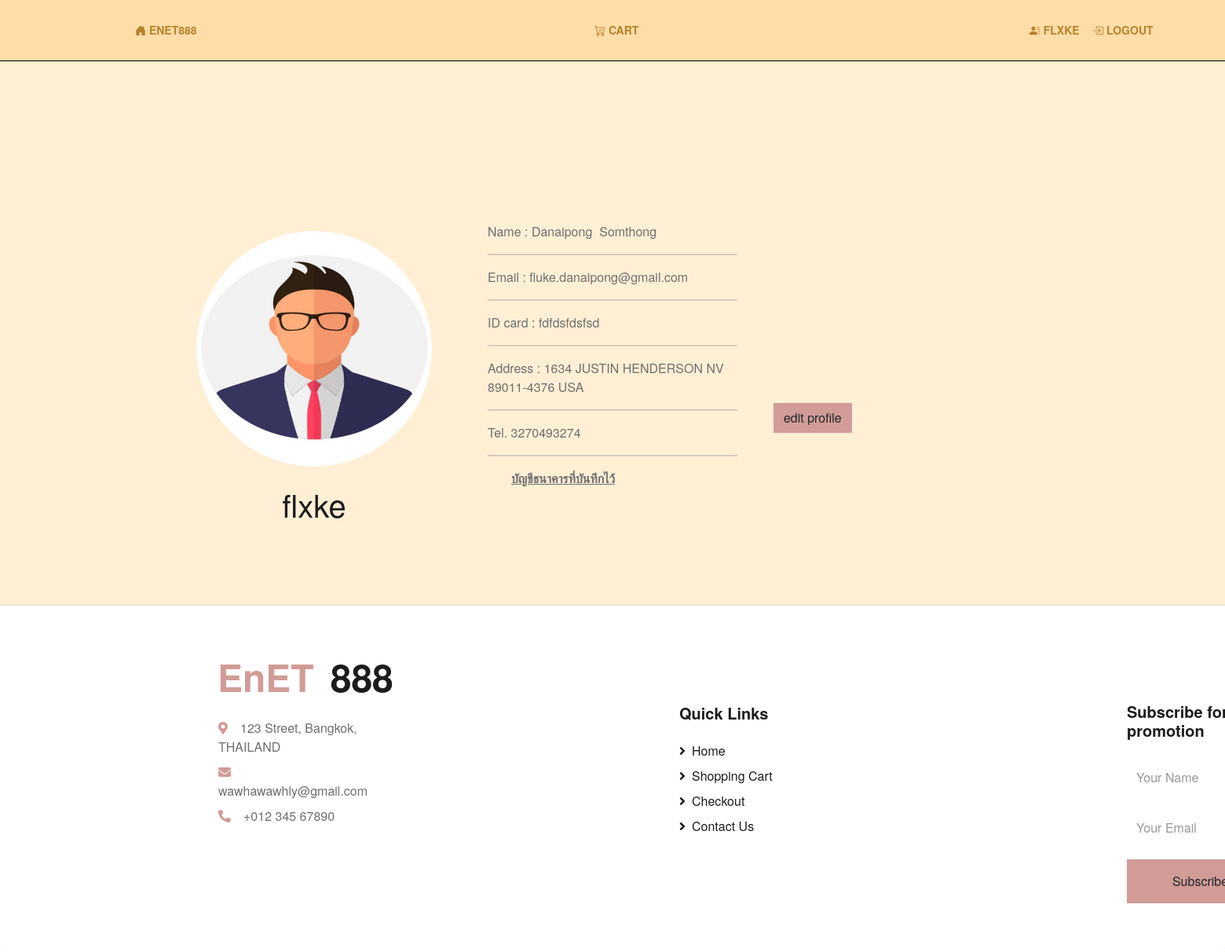
The page /profile.php (signed in) on the database its author committed.
### tables this page shows
CREATE TABLE `user` (
  `User_ID` int(11) NOT NULL,
  `username` varchar(50) NOT NULL,
  `password` varchar(50) NOT NULL,
  `name` varchar(100) NOT NULL,
  `surname` varchar(255) NOT NULL,
  `email` varchar(100) NOT NULL,
  `ID_card` varchar(50) NOT NULL,
  `address` text NOT NULL,
  `tel` varchar(50) NOT NULL,
  `Icon` varchar(255) NOT NULL,
  `role` varchar(255) NOT NULL
);

### profile.php (the view, shortened to what this page needs)
<!DOCTYPE html>
<html lang="en">
<head>
    <link rel="stylesheet" href="https://cdn.jsdelivr.net/npm/bootstrap-icons@1.6.1/font/bootstrap-icons.css">
    <link href="https://cdn.jsdelivr.net/npm/bootstrap@5.1.3/dist/css/bootstrap.min.css" rel="stylesheet">
    <link rel="stylesheet" href="css/profile.css">
    <link href="css/style.css" rel="stylesheet">
    <link href="https://cdnjs.cloudflare.com/ajax/libs/font-awesome/5.10.0/css/all.min.css" rel="stylesheet">
</head>
<body>
    <?php include 'nav.php'; ?>
    <div class="container rounded mt-5 mb-5">
        <div class="row align-items-center">
            <div class="col-sm-4 ">
                <br><br><br>
                    <div class="d-flex flex-column align-items-center text-center p-3 py-5">
                    <?php
                        $conn = new PDO("mysql:host=localhost; dbname=enet888; charset=utf8","root","");
                        $sql = "SELECT * FROM user WHERE username='$_SESSION[username]'";
                        $result=$conn->query($sql);
                        $row = $result->fetch();
                    ?>
                        <center>
                    <?php
                            if($row['Icon']==""){
                    ?>
                                <img class="rounded-circle mt-5" src="img/default-profile.jpg" width="300px" height="300px" alt="avatar">
                    <?php
                            }else{
                    ?>
                                <img class="rounded-circle mt-5" src="image/Icon/<?php echo $row['Icon']?>" width="300px" height="300px" alt="avatar">
                    <?php
                            }
                    ?>
                        </center>
                        <br>
                        <h1><?php echo $row["username"]; ?></h1>
                    </div>
            </div>
        <div class="col-sm-4">
            <br><br><br>
        <div class="d-flex flex-column align-items-center text-center p-3 py-5">
         <div style="text-align: left;">
           <p>Name : <?php echo $row["name"]; ?>&nbsp;&nbsp;<?php echo $row["surname"]; ?></p><hr>
           <p>Email : <?php echo $row["email"]; ?></p><hr>
           <p>ID card : <?php echo $row["ID_card"]; ?></p><hr>
           <p>Address : <?php echo $row["address"]; ?></p><hr>
           <p>Tel. <?php echo $row["tel"]; ?></p><hr>
        <div class="col-md-12">
            <p class="container"><b><u>บัญชีธนาคารที่บันทึกไว้</u></b> <br>
            </p>
        </div>
         </div>
         </div>
        </div>
        <div class="col-sm-4">
            <br><br><br><br><br><br><br><br><br>
            <a href="profile_edit.php" class="btn btn-primary profile-button text-align=right" >edit profile</a>
        </div>
        </div>
    </div>
     <div class="card-footer" style="background-color: #ffff ;">
        <div class="col-2" style="margin-top: 50px; margin-bottom: 100px; margin-left: 225px; margin-right: 200px;">
            <h1 class="mb-4 display-5 font-weight-semi-bold"><span class="text-primary font-weight-bold border border-white px-3 mr-1">EnET</span>888</h1>
            <p class="mb-2" style="padding-left: 18px;"><i class="fa fa-map-marker-alt text-primary mr-3"></i>123 Street, Bangkok, THAILAND</p>
            <p class="mb-2" style="padding-left: 18px;"><i class="fa fa-envelope text-primary mr-3"></i>wawhawawhly@gmail.com</p>
            <p class="mb-0" style="padding-left: 18px;"><i class="fa fa-phone-alt text-primary mr-3"></i>+012 345 67890</p>
        </div>
        <div class="col-2" style="margin-left: 830px; margin-top: -255px; margin-bottom: 50px;">
            <h5 class="font-weight-bold text-dark mb-4">Quick Links</h5>
                <div class="d-flex flex-column justify-content-start">
                    <a class="text-dark mb-2" href="index.php"><i class="fa fa-angle-right mr-2"></i>Home</a>
                    <a class="text-dark mb-2" href="cart.php"><i class="fa fa-angle-right mr-2"></i>Shopping Cart</a>
                    <a class="text-dark mb-2" href="***"><i class="fa fa-angle-right mr-2"></i>Checkout</a>
                    <a class="text-dark" href="***"><i class="fa fa-angle-right mr-2"></i>Contact Us</a>
                </div>
        </div>
        <div class="col-2" style="margin-left: 1400px; margin-top: -220px; margin-bottom: 50px;">
            <h5 class="font-weight-bold text-dark mb-4">Subscribe for promotion</h5>
                <form action="">
                    <div class="form-group">
                        <input type="text" class="form-control border-0 py-4" placeholder="Your Name" required="required" />
                    </div>
                    <div class="form-group">
                        <input type="email" class="form-control border-0 py-4" placeholder="Your Email" required="required" />
                    </div>
                    <div>
                        <button class="btn btn-primary btn-block border-0 py-3" type="submit">Subscribe Now</button>
                    </div>
                </form>
        </div>
    </div>
</body>
</html>

### css/profile.css (style rules this page uses)
body { font-family: 'Quicksand'; color: #000000; background-color: #FFEFD5 }
.profile-button { background: #D19C97; box-shadow: none; border: none }

### css/nav.css (style rules this page uses)
body { padding: 0; margin: 0; font-family: 'Helvetica Neue', Helvetica, Arial, sans-serif; background-color: #FFEFD5; }

### rows shown on the page
user: username "flxke", name "Danaipong", surname "Somthong", email "fluke.danaipong@gmail.com", ID_card "fdfdsfdsfsd", address "1634 JUSTIN HENDERSON NV 89011-4376 USA", tel "3270493274"

### other values the page prints
$_SESSION["username"] "FLXKE"
